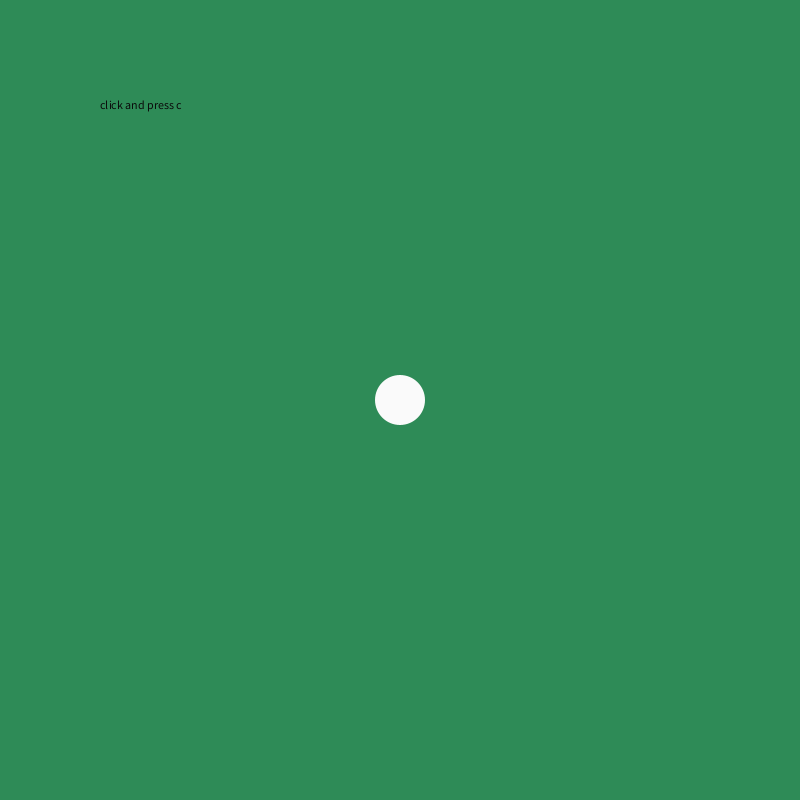
Frame 1 (no input)
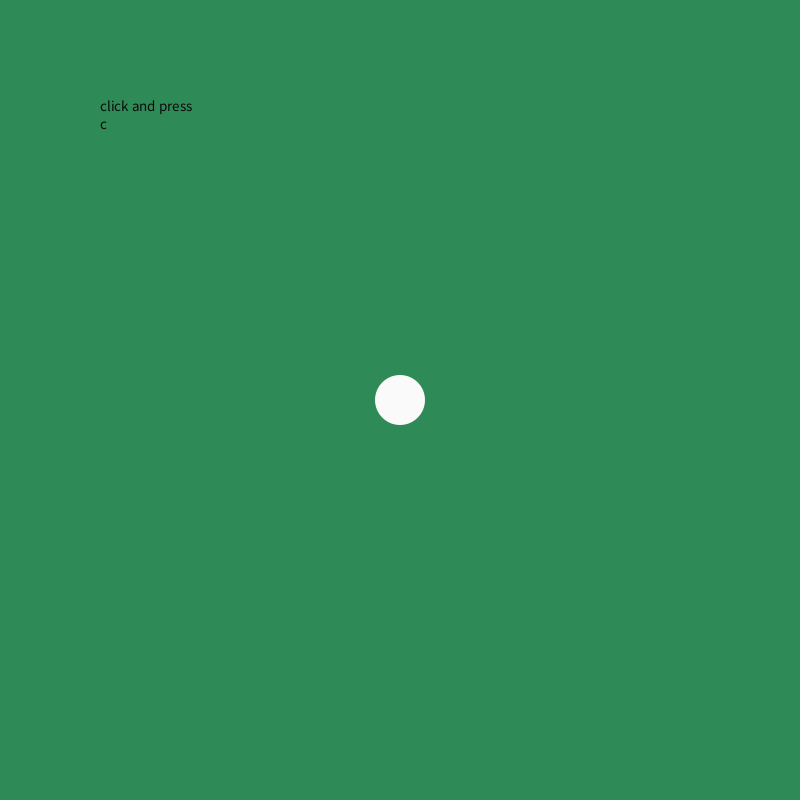
Frame 60 (the mouse pressed at the canvas centre just before this capture)
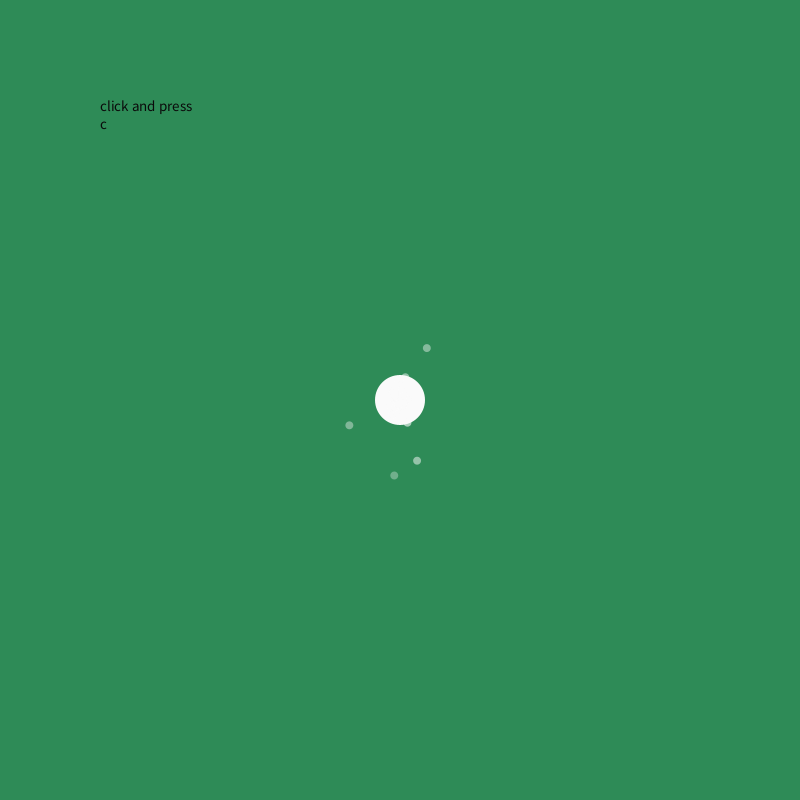
Frame 120 (the mouse held since frame 60 and released just before this capture)

The Processing sketch that drew these frames (run headless with seeded random() and noise(); from frame 60 on, the mouse is pressed at the canvas centre):

// Processing sketch: snow
// ── snow.pde
import java.util.Iterator;
int px, py;
ArrayList<ParticleSystem> systems;

Attractor a;


void setup() {
  size(800, 800);
  systems = new ArrayList<ParticleSystem>();
  a = new Attractor(400, 400, 50);
}

void draw() {
  background(46, 139, 87);
  //if (mouseX>px-20 &&
  //  mouseX<px+20 &&
  //  mouseY>py-20 &&
  //  mouseY<py+20) {

//    stroke(0, 200, 250);
//    rect(px, py, 50, 50);
String s = "click and press c";
fill(10);
text(s, 100, 100, 100, 100); 
textSize(15);

    a.display();

   
    for (ParticleSystem ps : systems) {
      ps.run();
      ps.addParticle();
      ps.applyAttractor(a);
      // ps.applyForce(gravity);
    }
  }



void mousePressed() {
  
  //if (mouseX
  // Syntax for adding elements to an array list ( x.add () )
  systems.add(new ParticleSystem(new PVector(mouseX, mouseY)));
}

class Attractor {
  PVector location;
  float mass;

  Attractor(float x, float y, float m) {
    location = new PVector(x, y);
    mass = m;
  }

  void display() {
    noStroke();
    fill(250);
    ellipse(location.x, location.y, 50, 50);
     {if (key == 'c' || key =='C') {
    fill(0, random(0,255),random(0,255));}
    else{
      fill(250);
    }}
  }

  PVector attract(Particle p) {

    float c = 5;

    // Get the distance between the attractor and the object
    PVector force = PVector.sub(location, p.location);
    // Get the magnitude of the vector between them
    float distance = force.mag();
    distance = constrain(distance, 10, 50);
    // Normalize the vector
    force.normalize();
    // Calculate the magnitude of the new force
    float magnitude = (c * mass * p.mass) / (distance * distance);
    // Multiply the magnitude of the new force by the direction of the new force…
    // …to get the new force vector.
    force.mult(magnitude);
    return(force);
  }
}

class Particle {
  PVector location;
  PVector velocity;
  PVector acceleration;
  float lifespan;
  float mass;

  Particle(PVector l) {
    location = l.get();
    acceleration = new PVector(); 
    velocity = new PVector(random(0, 5)-2.5, random(0, 5));
    lifespan = 255;
    mass = 10;
  }

  void run() {
    update();
    display();
  }

  void update() {
    velocity.add(acceleration);
    location.add(velocity);
    lifespan -= 3.0;
    acceleration.mult(0);
  }
  
  
  
  void display() {
    noStroke();
    //fill(250, lifespan);
    ellipse(location.x, location.y, 8, 8);
  
//void keyPressed(){
  {if (key == 'c' || key =='C') {
    fill(0, random(0,255),random(0,255));}
    else{
      fill(250,lifespan);
    }
  }
   }
  void applyForce(PVector force) {
    PVector f = force.get();
    f.div(mass);   
    acceleration.add(f);
  }

  boolean isDead() {
    if (lifespan < 0) {
      return true;
    } else {
      return false;
    }
  }
}

class ParticleSystem {

  ArrayList <Particle> particles;
  PVector origin;

  ParticleSystem(PVector location) {
    origin = location.get();
    particles = new ArrayList();
  }

  void addParticle() {
    particles.add(new Particle(origin));
  }

  void applyForce(PVector f) {
    for (Particle p : particles) {
      p.applyForce(f);
    }
  }

  void applyAttractor(Attractor a) {
    for (Particle p : particles) {
      PVector f = a.attract(p);
      p.applyForce(f);
    }
  }

  void run() {
    // Create an iterator to run through the array list
    // An iterator ensures that we access each object in the array list even while adding/removing objects
    Iterator<Particle> it = particles.iterator();
    while (it.hasNext()) {
      Particle p = it.next();
      p.run();
      if (p.isDead()) {
        it.remove();
      }
    }
  }
}
